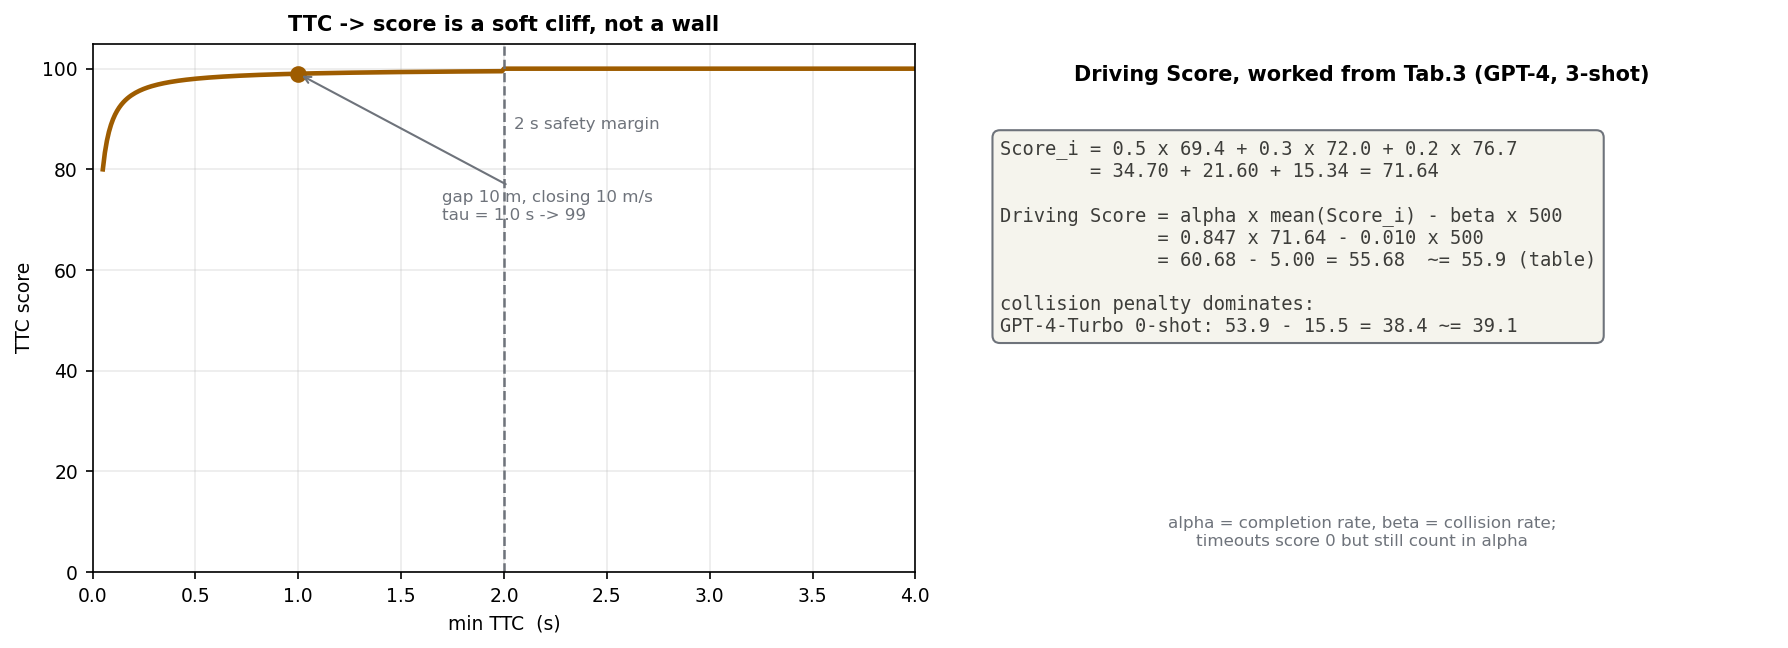

The Python source for this figure:
"""TTC scoring curve + score aggregation, with the numbers that reproduce Tab.3."""
import matplotlib
matplotlib.use("Agg")
import numpy as np
import matplotlib.pyplot as plt

plt.rcParams["font.family"] = "DejaVu Sans"
plt.rcParams["font.size"] = 9

OUT, OP, WIRE = "#9e5c00", "#0b7a5c", "#6e737b"

fig, axes = plt.subplots(1, 2, figsize=(12, 4.4))
ax = axes[0]

tau = np.linspace(0.05, 4.0, 400)
score = np.where(tau > 2, 100.0, np.maximum(0, 100 - 1 / tau))
ax.plot(tau, score, lw=2.2, color=OUT)
ax.axvline(2.0, ls="--", color=WIRE, lw=1.2)
ax.text(2.05, 88, "2 s safety margin", fontsize=8, color=WIRE)
ax.set_xlabel("min TTC  (s)")
ax.set_ylabel("TTC score")
ax.set_title("TTC -> score is a soft cliff, not a wall", fontsize=10, weight="bold")
ax.set_xlim(0, 4)
ax.set_ylim(0, 105)
ax.grid(alpha=0.25)
# annotate a worked point
ax.plot([1.0], [99.0], "o", color=OUT, ms=7)
ax.annotate("gap 10 m, closing 10 m/s\ntau = 1.0 s -> 99",
            xy=(1.0, 99), xytext=(1.7, 70),
            arrowprops=dict(arrowstyle="->", color=WIRE), fontsize=8, color=WIRE)

ax2 = axes[1]
ax2.axis("off")
ax2.set_xlim(0, 10)
ax2.set_ylim(0, 10)
ax2.text(5, 9.3, "Driving Score, worked from Tab.3 (GPT-4, 3-shot)", ha="center",
         fontsize=10, weight="bold")
lines = [
    "Score_i = 0.5 x 69.4 + 0.3 x 72.0 + 0.2 x 76.7",
    "        = 34.70 + 21.60 + 15.34 = 71.64",
    "",
    "Driving Score = alpha x mean(Score_i) - beta x 500",
    "              = 0.847 x 71.64 - 0.010 x 500",
    "              = 60.68 - 5.00 = 55.68  ~= 55.9 (table)",
    "",
    "collision penalty dominates:",
    "GPT-4-Turbo 0-shot: 53.9 - 15.5 = 38.4 ~= 39.1",
]
ax2.text(0.6, 8.2, "\n".join(lines), fontsize=9, family="monospace",
         va="top", color="#3d3d3a",
         bbox=dict(boxstyle="round,pad=0.4", fc="#f5f4ed", ec=WIRE))
ax2.text(5, 0.5, "alpha = completion rate, beta = collision rate;\n"
         "timeouts score 0 but still count in alpha", ha="center", fontsize=8, color=WIRE)

plt.tight_layout()
plt.savefig("/home/hatch/workspace/your_files/paper-xray-100/papers/078-Agent-lampilot/fig-scoring.png",
            dpi=150, bbox_inches="tight")
print("saved fig-scoring.png")
